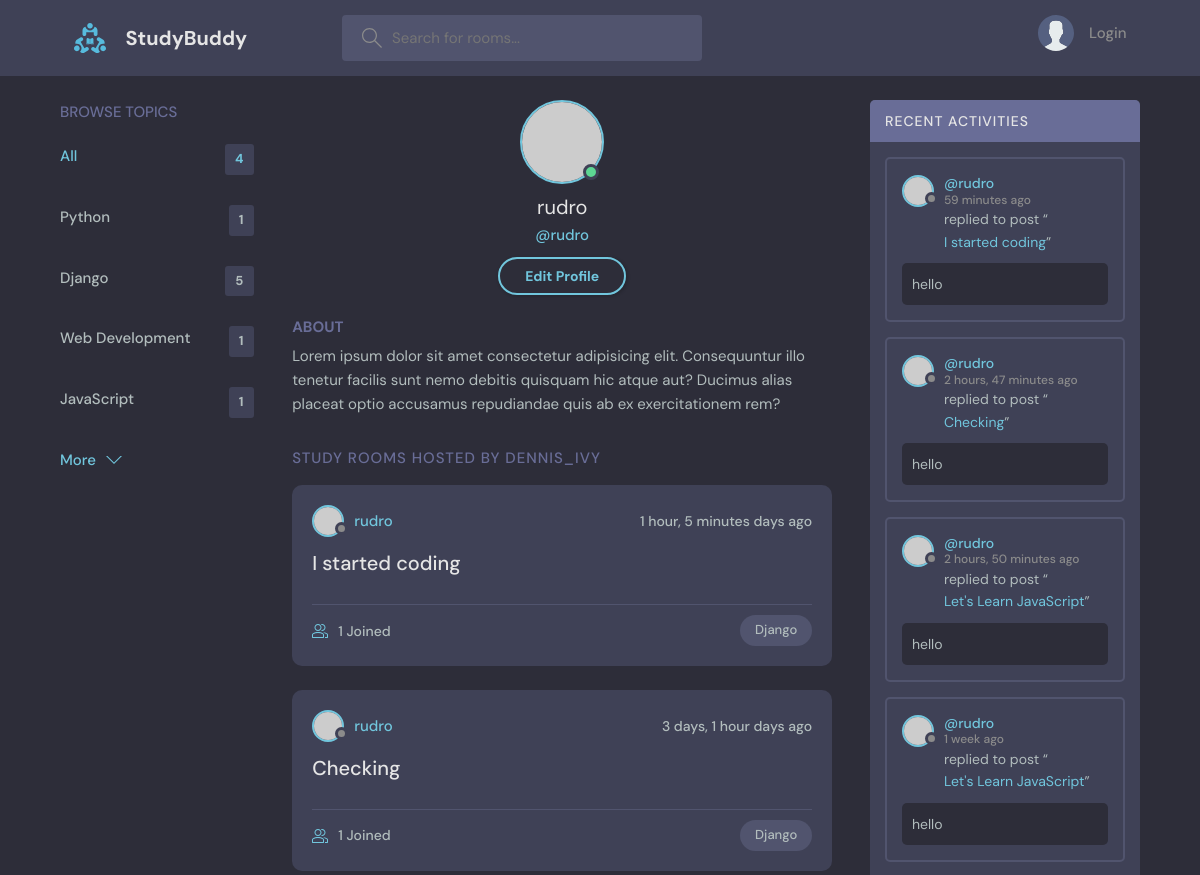
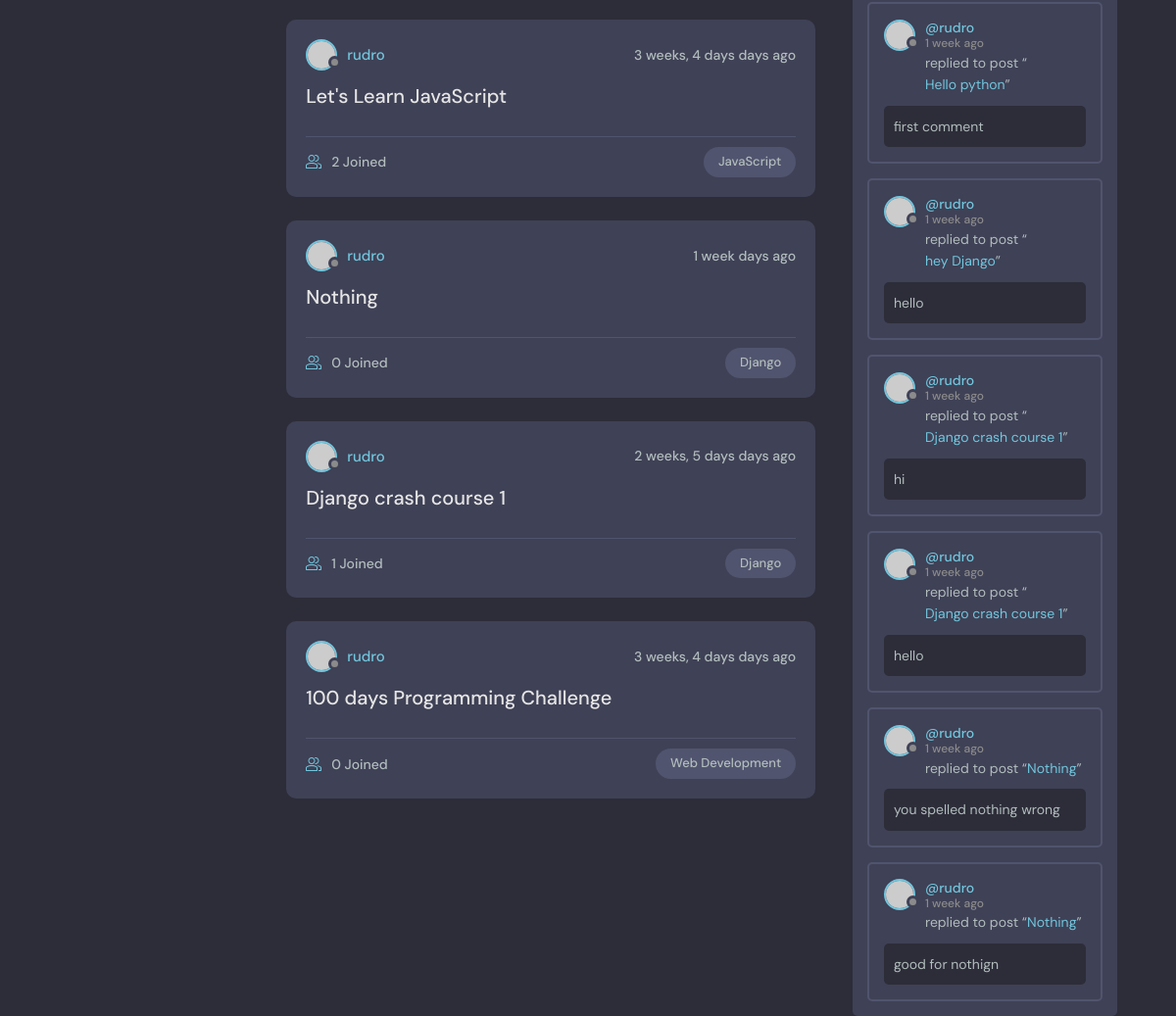
Page /profile/1/ on the committed database (2 pictures, top to bottom).
### base/models.py (models this page shows, shortened)
class Topic(models.Model):
    name = models.CharField(max_length=200)

class Room(models.Model):
    host = models.ForeignKey(User, on_delete=models.SET_NULL, null=True)
    topic = models.ForeignKey(Topic, on_delete=models.SET_NULL, null=True)
    name =models.CharField(max_length=200)
    description = models.TextField(null=True, blank=True)
    participants = models.ManyToManyField(User, related_name='participants', blank=True)
    updated = models.DateTimeField(auto_now=True)
    created = models.DateTimeField(auto_now_add=True)
    class Meta:
        ordering = ['-updated', '-created']
    def __str__(self):
        return self.name

class Message(models.Model):
    user = models.ForeignKey(User, on_delete=models.CASCADE)
    room = models.ForeignKey(Room, on_delete=models.CASCADE)
    body = models.TextField()
    updated = models.DateTimeField(auto_now=True)
    created = models.DateTimeField(auto_now_add=True)
    class Meta:
        ordering = ['-updated', '-created']

### base/views.py (the view)
# urls.py: path('profile/<str:pk>/', views.userProfile, name='user-profile')
def userProfile(request, pk):
     user = User.objects.get(id=pk)
     rooms = user.room_set.all()
     room_messages = user.message_set.all()
     topics = Topic.objects.all()
     context = {'user': user, 'rooms': rooms, 'room_messages': room_messages, 'topics': topics }
     return render(request, 'base/profile.html', context)

### base/templates/base/profile.html
{% extends "main.html" %} {% block content %}
  <main class="profile-page layout layout--3">
    <div class="container">
     {%include "base/topics_component.html"%}
      <div class="roomList">
        <div class="profile">
          <div class="profile__avatar">
            <div class="avatar avatar--large active">
              <img src="https://randomuser.me/api/portraits/men/11.jpg" />
            </div>
          </div>
          <div class="profile__info">
            <h3>{{user.username}}</h3>
            <p>@{{user.username}}</p>
            <a href="edit-user.html" class="btn btn--main btn--pill">Edit Profile</a>
          </div>
          <div class="profile__about">
            <h3>About</h3>
            <p>
              Lorem ipsum dolor sit amet consectetur adipisicing elit. Consequuntur illo tenetur
              facilis sunt nemo debitis quisquam hic atque aut? Ducimus alias placeat optio
              accusamus repudiandae quis ab ex exercitationem rem?
            </p>
          </div>
        </div>
        <div class="roomList__header">
          <div>
            <h2>Study Rooms Hosted by dennis_ivy</a>
            </h2>
          </div>
        </div>
        {%include 'base/feed_component.html'%}
      </div>
     {%  include 'base/activity_component.html' %}
    </div>
  </main>
{% endblock content %}

### base/templates/base/topics_component.html
<div class="topics">
  <div class="topics__header">
    <h2>Browse Topics</h2>
  </div>
  <ul class="topics__list">
    <li>
      <a href="/" class="active">All <span>{{topics.count}}</span></a>
    </li>
    {% for topic in topics %}
    <li>
      <a href="{% url 'home' %}?q={{topic.name}}"
        >{{ topic.name }} <span>{{ topic.room_set.all.count }}</span></a
      >
    </li>
    {% endfor %}
  </ul>
  <a class="btn btn--link" href="topics.html">
    More
    <svg
      version="1.1"
      xmlns="http://www.w3.org/2000/svg"
      width="32"
      height="32"
      viewBox="0 0 32 32"
    >
      <title>chevron-down</title>
      <path d="M16 21l-13-13h-3l16 16 16-16h-3l-13 13z"></path>
    </svg>
  </a>
</div>

### base/templates/base/feed_component.html (shortened to what this page needs)
{%for room in rooms%}
<div class="roomListRoom">
  <div class="roomListRoom__header">
    <a href="{%url 'user-profile' room.host.id%}" class="roomListRoom__author">
      <div class="avatar avatar--small">
        <img src="https://randomuser.me/api/portraits/women/11.jpg" />
      </div>
      <span>{{room.host.username}}</span>
    </a>
    <div class="roomListRoom__actions">
      <span>{{room.created|timesince}} days ago</span>
    </div>
  </div>
  <div class="roomListRoom__content">
    <a href="{%url 'room' room.id %}">{{room.name}}</a>
  </div>
  <div class="roomListRoom__meta">
    <a href="{%url 'room' room.id %} " class="roomListRoom__joined">
      {{room.participants.all.count}} Joined
    </a>
    <p class="roomListRoom__topic">{{room.topic.name}}</p>
  </div>
</div>
{%endfor%}

### base/templates/base/activity_component.html (shortened to what this page needs)
<div class="activities">
  <div class="activities__header">
    <h2>Recent Activities</h2>
  </div>
  {% for message in room_messages %}
  <div class="activities__box">
    <div class="activities__boxHeader roomListRoom__header">
      <a
        href="{%url 'user-profile' message.user.id%}"
        class="roomListRoom__author"
      >
        <div class="avatar avatar--small">
          <img src="https://randomuser.me/api/portraits/women/11.jpg" />
        </div>
        <p>
          @{{message.user}}
          <span>{{message.created|timesince}} ago</span>
        </p>
      </a>
    </div>
    <div class="activities__boxContent">
      <p>
        replied to post “<a href="{%url 'room' message.room.id%}"
          >{{message.room}}</a
        >”
      </p>
      <div class="activities__boxRoomContent">{{ message.body }}</div>
    </div>
  </div>
  {% endfor %}
</div>

### rows in the picture
Topic: name "Python", room_set.all.count "1"
Topic: name "Django", room_set.all.count "5"
Topic: name "Web Development", room_set.all.count "1"
Topic: name "JavaScript", room_set.all.count "1"
Room: host.username "rudro", created "1 hour, 5 minutes", name "I started coding", participants.all.count "1", topic.name "Django"
Room: host.username "rudro", created "3 days, 1 hour", name "Checking", participants.all.count "1", topic.name "Django"
Room: host.username "rudro", created "3 weeks, 4 days", name "Let's Learn JavaScript", participants.all.count "2", topic.name "JavaScript"
Room: host.username "rudro", created "1 week", name "Nothing", participants.all.count "0", topic.name "Django"
Room: host.username "rudro", created "2 weeks, 5 days", name "Django crash course 1", participants.all.count "1", topic.name "Django"
Room: host.username "rudro", created "3 weeks, 4 days", name "100 days Programming Challenge", participants.all.count "0", topic.name "Web Development"
Message: user "rudro", created "59 minutes", room "I started coding", body "hello"
Message: user "rudro", created "2 hours, 47 minutes", room "Checking", body "hello"
Message: user "rudro", created "2 hours, 50 minutes", room "Let's Learn JavaScript", body "hello"
Message: user "rudro", created "1 week", room "Let's Learn JavaScript", body "hello"
Message: user "rudro", created "1 week", room "Hello python", body "first comment"
Message: user "rudro", created "1 week", room "hey Django", body "hello"
Message: user "rudro", created "1 week", room "Django crash course 1", body "hi"
Message: user "rudro", created "1 week", room "Django crash course 1", body "hello"
Message: user "rudro", created "1 week", room "Nothing", body "you spelled nothing wrong"
Message: user "rudro", created "1 week", room "Nothing", body "good for nothign"

### other values in the picture
{{ topics.count }} "4"
{{ user.username }} "rudro"
